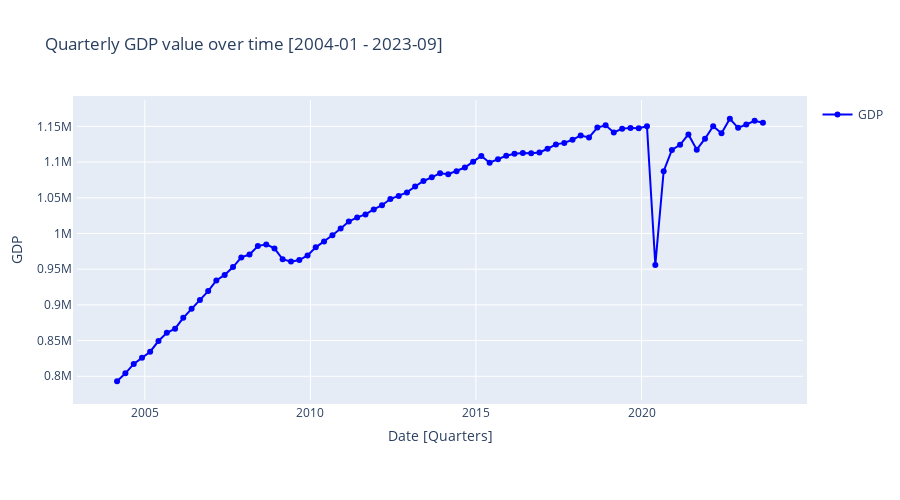

Source (notebook cell):
### Markdown cell above
## Plot for GDP

### Code cell
# Create a new figure
fig = go.Figure()

# Add a scatter plot to the figure
fig.add_trace(go.Scatter(x=gdpts.index,
                         y=gdpts['GDP'],
                         mode='markers+lines',
                         name='GDP',
                         marker=dict(color='blue'),
                         line=dict(color='blue', width=2),
                         showlegend=True,
                         hoverlabel=dict(bgcolor='white', font_size=12, font_family='Rockwell'),
                         hoverinfo='x+y',
                         # hovertemplate='Quarter: %{x}<br>GDP: %{y:.2f} trillion USD<br>',
                         textposition='top center',
                         textfont=dict(family='Rockwell', size=12, color='blue'),
                         text='GDP'))

# Set the title, x-label, and y-label of the plot
fig.update_layout(title="Quarterly GDP value over time [2004-01 - 2023-09]", 
                  xaxis_title='Date [Quarters]', 
                  yaxis_title='GDP', 
                  autosize=False, 
                  width=900,
                  height=500,
                  margin=dict(l=50, r=50, b=100, t=100, pad=4),
                  hoverlabel=dict(bgcolor='white', font_size=12, font_family='Rockwell'),
                  hovermode='x unified')

# Show the figure
fig.show()

### Figure 1 — Plotly figure (JSON) as saved in the notebook; plotly's stock layout.template omitted (floating-point values rounded to 4 significant figures)
{"data": [{"hoverinfo": "x+y", "hoverlabel": {"bgcolor": "white", "font": {"family": "Rockwell", "size": 12}}, "line": {"color": "blue", "width": 2}, "marker": {"color": "blue"}, "mode": "markers+lines", "name": "GDP", "showlegend": true, "text": "GDP", "textfont": {"color": "blue", "family": "Rockwell", "size": 12}, "textposition": "top center", "type": "scatter", "x": ["2004-03", "2004-06", "2004-09", "2004-12", "2005-03", "2005-06", "2005-09", "2005-12", "2006-03", "2006-06", "2006-09", "2006-12", "2007-03", "2007-06", "2007-09", "2007-12", "2008-03", "2008-06", "2008-09", "2008-12", "2009-03", "2009-06", "2009-09", "2009-12", "2010-03", "2010-06", "2010-09", "2010-12", "2011-03", "2011-06", "2011-09", "2011-12", "2012-03", "2012-06", "2012-09", "2012-12", "2013-03", "2013-06", "2013-09", "2013-12", "2014-03", "2014-06", "2014-09", "2014-12", "2015-03", "2015-06", "2015-09", "2015-12", "2016-03", "2016-06", "2016-09", "2016-12", "2017-03", "2017-06", "2017-09", "2017-12", "2018-03", "2018-06", "2018-09", "2018-12", "2019-03", "2019-06", "2019-09", "2019-12", "2020-03", "2020-06", "2020-09", "2020-12", "2021-03", "2021-06", "2021-09", "2021-12", "2022-03", "2022-06", "2022-09", "2022-12", "2023-03", "2023-06", "2023-09"], "y": [793000.0, 804100.0, 817300.0, 826000.0, 834400.0, 849400.0, 860900.0, 866709, 881900.0, 894500.0, 906800.0, 919400.0, 934300.0, 941900.0, 953000.0, 966500.0, 970500.0, 982400.0, 984700.0, 979100.0, 963900.0, 960600.0, 962800.0, 969200.0, 980600.0, 988800.0, 997600.0, 1007000.0, 1017000.0, 1022000.0, 1027000.0, 1034000.0, 1040000.0, 1048000.0, 1053000.0, 1058000.0, 1066000.0, 1074000.0, 1079000.0, 1084000.0, 1083000.0, 1087000.0, 1092000.0, 1101000.0, 1109000.0, 1099000.0, 1104000.0, 1109000.0, 1112000.0, 1113000.0, 1113000.0, 1113000.0, 1119000.0, 1125000.0, 1127000.0, 1131000.0, 1137000.0, 1134000.0, 1148000.0, 1152000.0, 1142000.0, 1147000.0, 1148000.0, 1147000.0, 1150000.0, 955900.0, 1087187, 1117000.0, 1124000.0, 1139000.0, 1117000.0, 1133000.0, 1150092, 1140000.0, 1161000.0, 1148000.0, 1153000.0, 1158000.0, 1155000.0]}], "layout": {"autosize": false, "height": 500, "hoverlabel": {"bgcolor": "white", "font": {"family": "Rockwell", "size": 12}}, "hovermode": "x unified", "margin": {"b": 100, "l": 50, "pad": 4, "r": 50, "t": 100}, "title": {"text": "Quarterly GDP value over time [2004-01 - 2023-09]"}, "width": 900, "xaxis": {"title": {"text": "Date [Quarters]"}}, "yaxis": {"title": {"text": "GDP"}}}}
